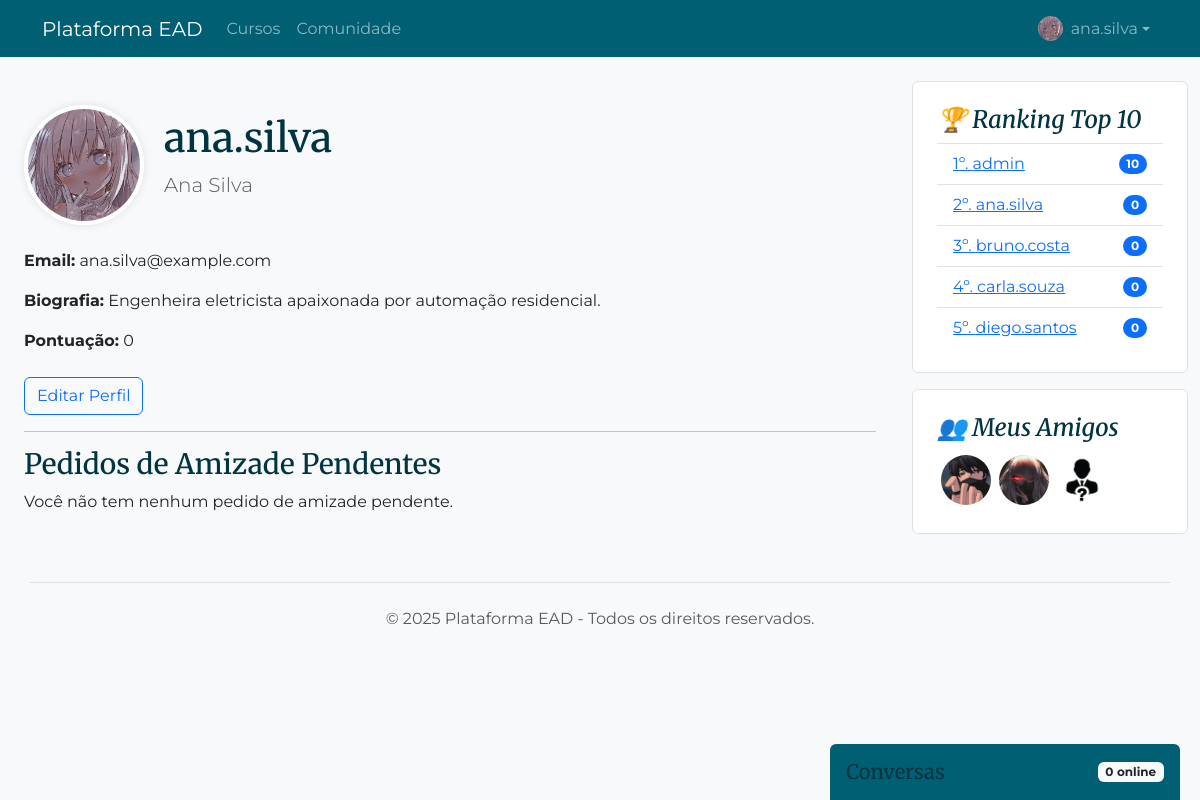
The page /perfil/ana.silva (signed in) on the database its author committed.
### app/models.py (models this page shows, shortened)
class User(UserMixin, db.Model):
    __tablename__ = 'users'
    id = db.Column(db.Integer, primary_key=True)
    username = db.Column(db.String(80), unique=True, nullable=False)
    email = db.Column(db.String(120), unique=True, nullable=False)
    password_hash = db.Column(db.String(256), nullable=False)
    created_at = db.Column(db.DateTime, default=datetime.utcnow)
    full_name = db.Column(db.String(120), nullable=True)
    score = db.Column(db.Integer, server_default='0', nullable=False)
    bio = db.Column(db.Text, nullable=True)
    profile_picture = db.Column(db.String(255), nullable=False, server_default='default.jpg')
    is_admin = db.Column(db.Boolean, server_default='f', nullable=False)
    last_seen = db.Column(db.DateTime, default=datetime.utcnow)
    confirmed = db.Column(db.Boolean, nullable=False, default=False)
    completed_lessons = db.relationship('Lesson', secondary=lesson_completions,
                                        lazy='subquery',
                                        backref=db.backref('completed_by_users', lazy=True))
    ratings = db.relationship('CourseRating', backref='user', lazy='dynamic')
    enrollments = db.relationship('Enrollment', back_populates='user', lazy='dynamic', cascade="all, delete-orphan")
    def get_friends(self):
        friends = []
        sent_requests = Friendship.query.filter_by(requester_id=self.id, status='accepted').all()
        for req in sent_requests:
            friends.append(req.addressee)
        received_requests = Friendship.query.filter_by(addressee_id=self.id, status='accepted').all()
        for req in received_requests:
            friends.append(req.requester)
        return friends
    def is_online(self):
        if self.last_seen:
            time_difference = datetime.utcnow() - self.last_seen
            return time_difference < timedelta(minutes=5)
        return False

### app/main/routes.py (the view, shortened to what this page needs)
@main.route('/perfil/<username>')
@login_required
def pagina_perfil(username):
    user = User.query.filter_by(username=username).first_or_404()
    friendship_status = 'not_friends'
    pending_requests = Friendship.query.filter_by(addressee_id=user.id, status='pending').all()
    return render_template('main/profile.html', user=user, friendship_status=friendship_status,
                           pending_requests=pending_requests)

### app/main/routes.py (called while the page is built)
@main.before_app_request
def before_request():
    if current_user.is_authenticated:
        current_user.last_seen = datetime.utcnow()
        db.session.commit()
        if not current_user.confirmed \
                and request.blueprint != 'auth' \
                and request.endpoint != 'static':
            flash('Por favor, confirme sua conta para acessar esta página.', 'warning')
            return redirect(url_for('auth.resend_confirmation'))

@main.app_context_processor
def inject_unread_counts():
    if current_user.is_authenticated:
        unread_counts = db.session.query(
            User.username, func.count(PrivateMessage.id)
        ).join(
            PrivateMessage, User.id == PrivateMessage.sender_id
        ).filter(
            PrivateMessage.recipient_id == current_user.id,
            PrivateMessage.read == False
        ).group_by(User.username).all()
        unread_dict = {username: count for username, count in unread_counts}
        return dict(unread_counts=unread_dict)
    return dict(unread_counts={})

@main.app_context_processor
def inject_friends():
    if current_user.is_authenticated:
        friends = current_user.get_friends()
        return dict(friends_list=friends)
    return dict(friends_list=[])

@main.app_context_processor
def inject_ranking():
    top_users = User.query.order_by(User.score.desc()).limit(10).all()
    return dict(ranking_users=top_users)

### app/models.py (called while the page is built)
@login_manager.user_loader
def load_user(user_id):
    return User.query.get(int(user_id))

### app/templates/main/profile.html (shortened to what this page needs)
{% extends "base.html" %}
{% block content %}
    <div class="d-flex align-items-center mb-4">
        <img src="{{ url_for('static', filename='profile_pics/' + user.profile_picture) }}" alt="Foto de perfil de {{ user.username }}" class="rounded-circle" style="width: 120px; height: 120px; object-fit: cover; margin-right: 20px; border: 4px solid #fff; box-shadow: 0 0 10px rgba(0,0,0,0.1);">
        <div>
            <h1>{{ user.username }}</h1>
            <p class="lead text-muted">{{ user.full_name or 'Nome não informado' }}</p>
        </div>
    </div>
    <p><strong>Email:</strong> {{ user.email }}</p>
    <p><strong>Biografia:</strong> {{ user.bio or 'Nenhuma biografia adicionada.' }}</p>
    <p><strong>Pontuação:</strong> {{ user.score }}</p>
    {% if current_user == user %}
        <div class="mt-4">
            <p><a href="{{ url_for('main.editar_perfil') }}" class="btn btn-outline-primary">Editar Perfil</a></p>
        </div>
        <hr>
        <h3>Pedidos de Amizade Pendentes</h3>
        {% if pending_requests %}
            <ul class="list-group">
                {% for req in pending_requests %}
                    <li class="list-group-item">
                        <div class="d-flex justify-content-between align-items-center">
                            <a href="{{ url_for('main.pagina_perfil', username=req.requester.username) }}">{{ req.requester.username }}</a>
                            <div>
                                <form action="{{ url_for('main.aceitar_amizade', request_id=req.id) }}" method="POST" style="display: inline;">
                                    <button type="submit" class="btn btn-sm btn-primary">Aceitar</button>
                                </form>
                                <form action="{{ url_for('main.recusar_amizade', request_id=req.id) }}" method="POST" style="display: inline;">
                                    <button type="submit" class="btn btn-sm btn-danger">Recusar</button>
                                </form>
                            </div>
                        </div>
                        {% if req.message %}
                        <div class="alert alert-light mt-2">
                           <small><strong>Mensagem:</strong> "{{ req.message }}"</small>
                        </div>
                        {% endif %}
                    </li>
                {% endfor %}
            </ul>
        {% else %}
            <p>Você não tem nenhum pedido de amizade pendente.</p>
        {% endif %}
    {% endif %}
{% endblock %}

### app/templates/base.html (shortened to what this page needs)
<!DOCTYPE html>
<html lang="pt-br" data-bs-theme="light">
<head>
    <link href="https://cdn.jsdelivr.net/npm/bootstrap@5.3.3/dist/css/bootstrap.min.css" rel="stylesheet">
    <link rel="stylesheet" href="https://cdn.jsdelivr.net/npm/bootstrap-icons@1.11.3/font/bootstrap-icons.min.css">
</head>
<body>
{% block navbar %}
<nav class="navbar navbar-expand-lg navbar-dark">
    <div class="container">
        <a class="navbar-brand" href="{{ url_for('main.dashboard') if current_user.is_authenticated else url_for('main.landing_page') }}">Plataforma EAD</a>
        <div class="collapse navbar-collapse" id="navbarNav">
            <ul class="navbar-nav me-auto mb-2 mb-lg-0">
                <li class="nav-item"><a class="nav-link" href="{{ url_for('main.pagina_cursos') }}">Cursos</a></li>
                <li class="nav-item"><a class="nav-link" href="{{ url_for('main.pagina_usuarios') }}">Comunidade</a></li>
            </ul>
            <ul class="navbar-nav">
                {% if current_user.is_authenticated %}
                    <li class="nav-item dropdown">
                        <a class="nav-link dropdown-toggle d-flex align-items-center" href="#" id="navbarDropdown" role="button" data-bs-toggle="dropdown" aria-expanded="false">
                            <img src="{{ url_for('static', filename='profile_pics/' + current_user.profile_picture) }}" alt=" " class="rounded-circle" style="width: 25px; height: 25px; object-fit: cover; margin-right: 8px;">
                            {{ current_user.username }}
                        </a>
                    </li>
                {% else %}
                    <li class="nav-item"><a class="nav-link" href="{{ url_for('auth.pagina_login') }}">Login</a></li>
                    <li class="nav-item"><a class="nav-link" href="{{ url_for('auth.pagina_cadastro') }}">Cadastro</a></li>
                {% endif %}
            </ul>
        </div>
    </div>
</nav>
{% endblock navbar %}
{% block layout %}
<div class="container-fluid pt-4">
    <div class="row">
        {% set main_content_class = 'col-md-9' %}
        <main class="{{ main_content_class }} px-md-4">
            <div class="pb-2 mb-3">
            </div>
            {% block content %}{% endblock %}
        </main>
        {% if main_content_class != 'col-md-12' %}
            <aside class="col-md-3">
                {% block sidebar %}
                    <div class="position-sticky" style="top: 2rem;">
                        <div class="p-4 mb-3 rounded card">
                            <h4 class="fst-italic">🏆 Ranking Top 10</h4>
                            <ul class="list-group list-group-flush">
                                {% for user in ranking_users %}
                                    <li class="list-group-item d-flex justify-content-between align-items-center">
                                        <a href="{{ url_for('main.pagina_perfil', username=user.username) }}">{{ loop.index }}º. {{ user.username }}</a>
                                        <span class="badge bg-primary rounded-pill">{{ user.score }}</span>
                                    </li>
                                {% else %}
                                    <li class="list-group-item">Ninguém pontou ainda.</li>
                                {% endfor %}
                            </ul>
                        </div>
                        <div class="p-4 rounded card">
                            <h4 class="fst-italic">👥 Meus Amigos</h4>
                            {% if friends_list %}
                                <div class="d-flex flex-wrap">
                                {% for friend in friends_list %}
                                    <a href="{{ url_for('main.pagina_perfil', username=friend.username) }}" title="{{ friend.username }}" class="{% if friend.is_online() %}online-indicator{% endif %}">
                                        <img src="{{ url_for('static', filename='profile_pics/' + friend.profile_picture) }}" class="rounded-circle m-1 profile-pic" alt="{{ friend.username }}" style="width: 50px; height: 50px; object-fit: cover;">
                                    </a>
                                {% endfor %}
                                </div>
                            {% else %}
                                <p class="text-muted small">Você ainda não tem amigos.</p>
                            {% endif %}
                        </div>
                    </div>
                {% endblock sidebar %}
            </aside>
        {% endif %}
    </div>
</div>
{% endblock layout %}
<footer class="container mt-5 py-4 border-top">
    <p class="text-center text-muted">&copy; 2025 Plataforma EAD - Todos os direitos reservados.</p>
</footer>
{% if current_user.is_authenticated %}
<div id="chat-container">
    <div id="chat-header" class="p-3 rounded-top d-flex justify-content-between align-items-center position-relative">
        <h5 class="mb-0" id="chat-title">Conversas</h5>
        <span id="online-users-count" class="badge bg-light text-dark">0 online</span>
    </div>
</div>
{% endif %}
</body>
</html>

### app/templates/base.html (style rules this page uses)
[data-bs-theme="light"] { --cor-primaria: #005f73; --cor-secundaria: #0a9396; --cor-fundo: #f8f9fa; --cor-fundo-card: #ffffff; --cor-texto: #212529; --cor-headings: #003440; --cor-borda: #dee2e6; --fonte-principal: 'Montserrat', sans-serif; --fonte-titulos: 'Merriweather', serif; }
body { background-color: var(--cor-fundo); font-family: var(--fonte-principal); color: var(--cor-texto); }
h1, h2, h3, h4, h5, h6, .display-5 { font-family: var(--fonte-titulos); color: var(--cor-headings); }
.navbar { background-color: var(--cor-primaria) !important; }
.card { background-color: var(--cor-fundo-card); border: 1px solid var(--cor-borda); }
#chat-container { position: fixed; bottom: 0; right: 20px; width: 350px; z-index: 1050; }
#chat-header { cursor: pointer; background-color: var(--cor-primaria); color: white; }

### rows shown on the page
User: profile_picture (picture), username "ana.silva", full_name "Ana Silva", email "ana.silva@example.com", bio "Engenheira eletricista apaixonada por automação residencial.", score "0"
User: username "admin", score "10", profile_picture (placeholder picture)
User: username "bruno.costa", score "0", profile_picture (picture)
User: username "carla.souza", score "0", profile_picture (picture)
User: username "diego.santos", score "0"
